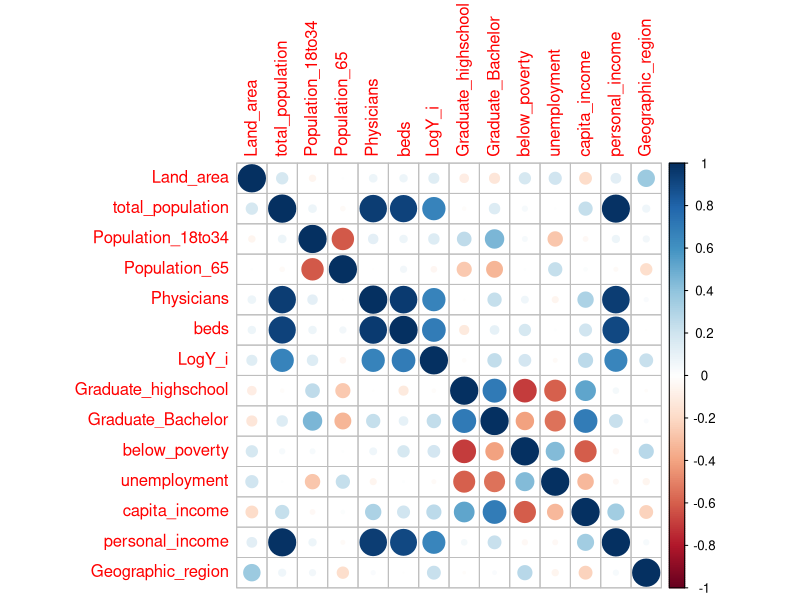
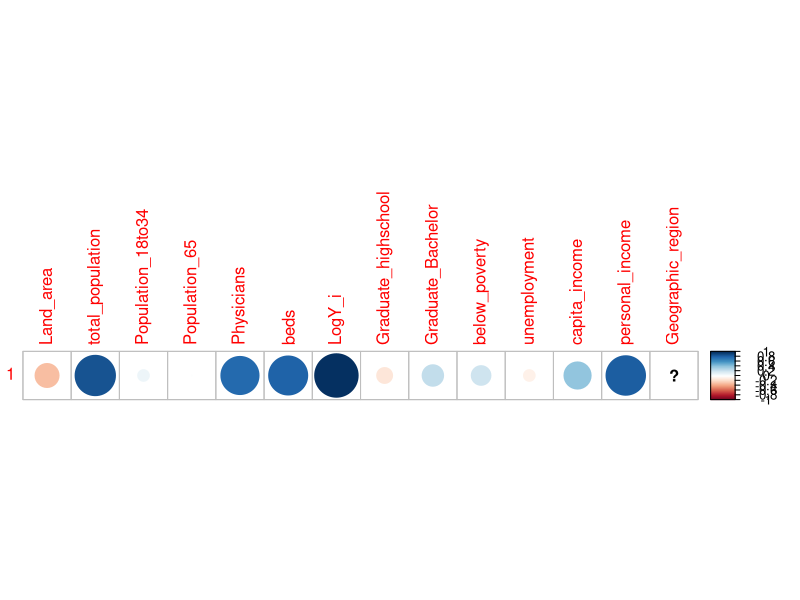
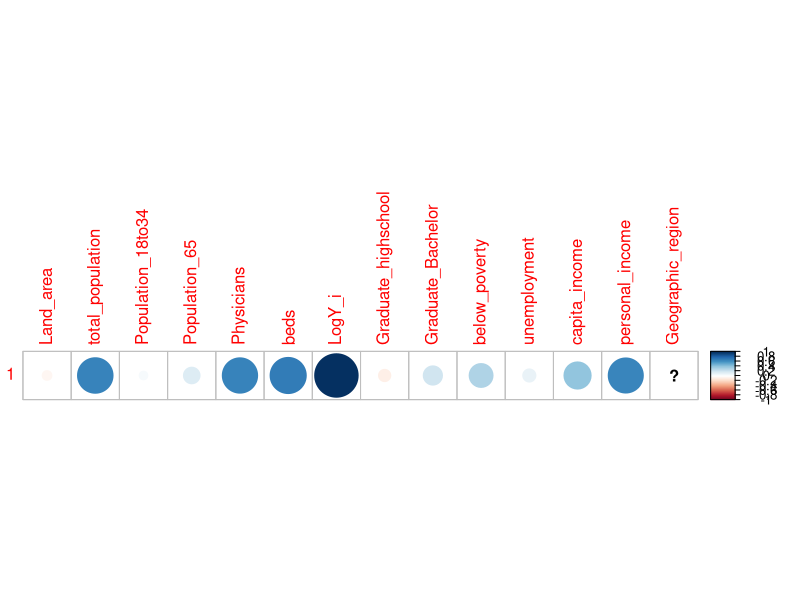
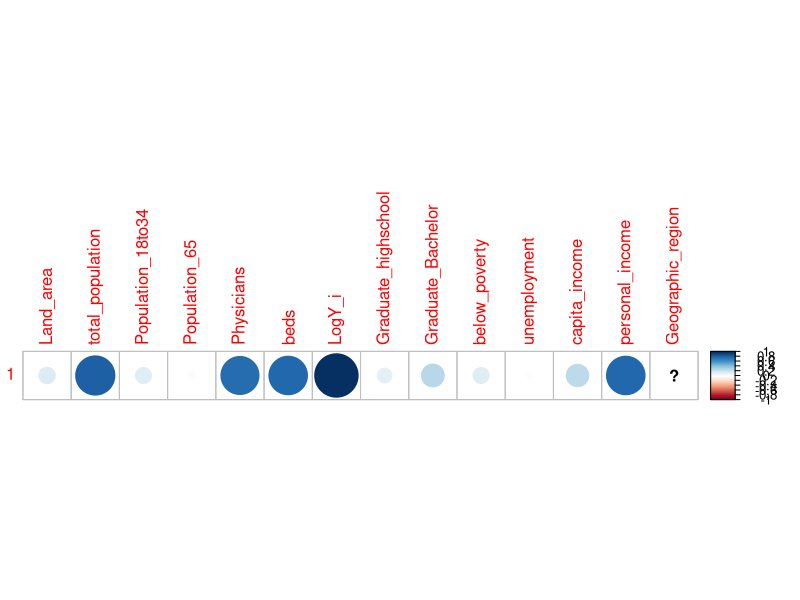
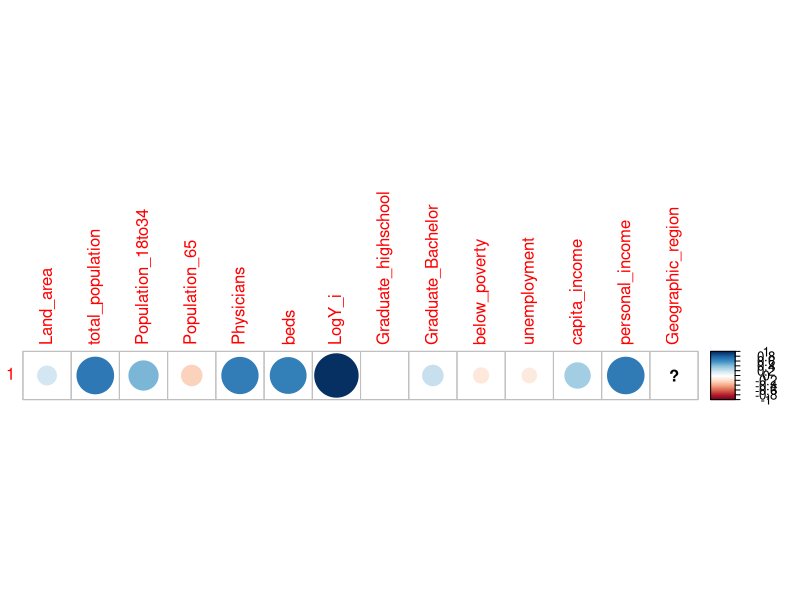

Reproduce these figures in R, in order.
## ---- chunk 1
# RUN THESE ALL ONCE!!! un-comment the code blocks as you go
#install.packages(c("usethis", "gitcreds"))

# then run this:
#usethis::create_github_token()

# which opens GitHub in your browser, generate a token
# COPY it before closing the page

# run this and paste token into terminal when prompted
#gitcreds::gitcreds_set()

# done! :) make sure to re-comment the code blocks

# hi its tarilyn
## ---- chunk 2
# make sure to download any you dont have with: install.packages("package_name")
library(here)
library(corrplot)
library(tidyverse)
## ---- chunk 3
Demographic <- read.table(here("data", "Demographic.txt")) # more robust read-in

# change column names to match correct variables
colnames(Demographic) <- c('ID','County','state','Land_area','total_population',
                          'Population_18to34','Population_65','Physicians','beds',
                          'Y_i','Graduate_highschool','Graduate_Bachelor','below_poverty',
                          'unemployment','capita_income','personal_income','Geographic_region')
Demographic2 <- Demographic

# Variable names and dimensions of the table
head(Demographic2)
names(Demographic2)
dim(Demographic2)

Demographic2$Y_i <- log(Demographic$Y_i) # log transfrom Y

colnames(Demographic2)[10] <- "LogY_i"

region_1 <- Demographic2[Demographic2$Geographic_region == 1,]
region_2 <- Demographic2[Demographic2$Geographic_region == 2,]
region_3 <- Demographic2[Demographic2$Geographic_region == 3,]
region_4 <- Demographic2[Demographic2$Geographic_region == 4,]

n1<-nrow(region_1)
n2<-nrow(region_2)
n3<-nrow(region_3)
n4<-nrow(region_4)
## ---- chunk 4
# general corr
cor(Demographic2[,4:17])
corrplot(cor(Demographic2[,4:17]))

# per region corr
regions <- list(region_1, region_2, region_3, region_4)
top_list <- list()

for (i in seq_along(regions)) {
  
  cat("FOR REGION: ", i, "\n")
  
  region <- regions[[i]]
  cors <- sapply(region[, 4:17], function(x) cor(x, region$LogY_i))
  ranked <- sort(abs(cors), decreasing = TRUE)
  
  top_list[[i]] <- head(ranked, 5)
  
  corrplot(cor(region$LogY_i, region[,4:17]))
  
  print(top_list[[i]])
}
